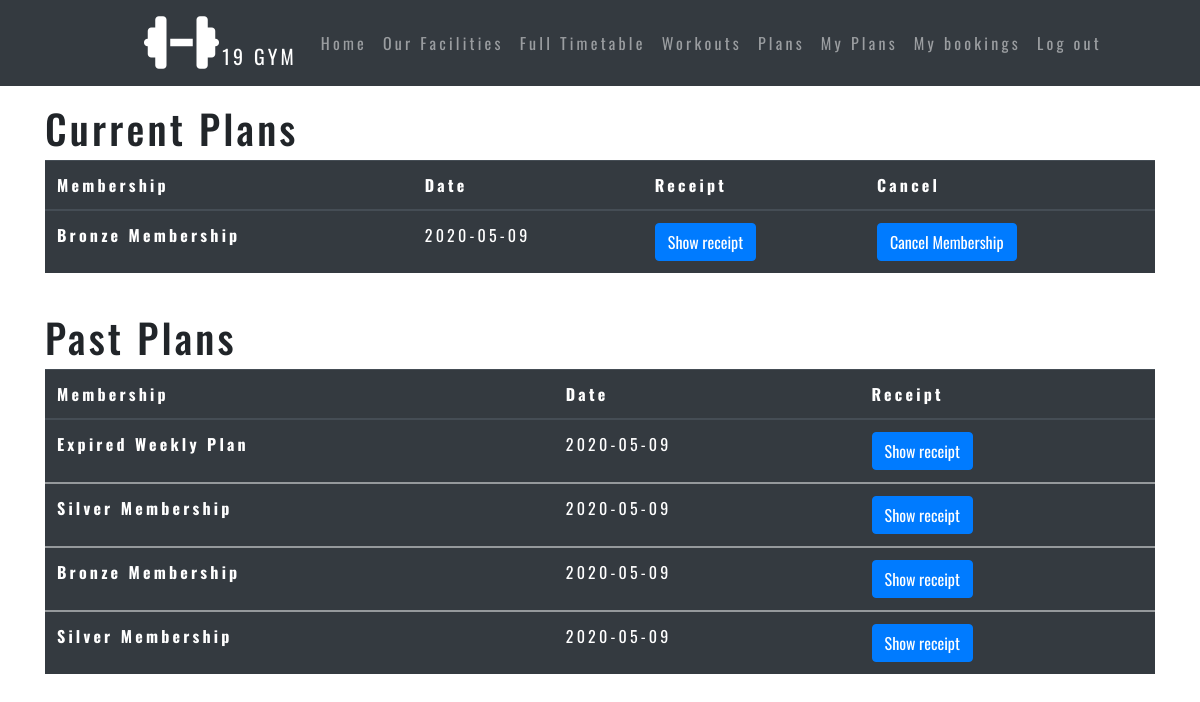
Page /planreceipts (signed in) on the committed database.
### app/models.py (models this page shows)
class Receipt(db.Model):
    id = db.Column(db.Integer(), primary_key=True)
    type =db.Column(db.String(25))
    price = db.Column(db.Float())
    dateOfPurchase = db.Column(db.DateTime, index=True, default=datetime.utcnow)
    customerId = db.Column(db.Integer, db.ForeignKey('user.id'))
    bookingId = db.Column(db.Integer, db.ForeignKey('booking.id'))
    booking = db.relationship("Booking", back_populates="receipt")

### app/views.py (the view, shortened to what this page needs)
@app.route('/planreceipts', methods=['GET','POST'])
@login_required(role="Customer")
def planreceipts():
        user=models.User.query.filter_by(id=current_user.id).first()
        print(user.plan)
        currentPlan=models.Receipt.query.filter_by(customerId=current_user.id,type=user.plan).order_by(models.Receipt.dateOfPurchase.desc()).first()
        currentWeek=models.Receipt.query.filter_by(customerId=current_user.id,type="Weekly Plan").order_by(models.Receipt.dateOfPurchase.desc())
        for i in currentWeek:
            if i.dateOfPurchase+timedelta(8)<datetime.now():
                i.type="Expired Weekly Plan"
        print(currentPlan)
        receipts=models.Receipt.query.filter_by(customerId=current_user.id).order_by(models.Receipt.dateOfPurchase.desc())
        return render_template('planreceipts.html' ,  date =datetime.today(),user=user,receipts=receipts,currentPlan=currentPlan,currentWeek=currentWeek)

### app/models.py (called while the page is built)
@login.user_loader
def load_user(id):
    return User.query.get(int(id))

### app/views.py (called while the page is built)
def login_required(role="ANY"):
    def wrapper(fn):
        @wraps(fn)
        def decorated_view(*args, **kwargs):
            if not current_user.is_authenticated:
                print("user not authenticated")
                return abort(403)
            urole = login
            if ( (current_user.role != role) and (role != "ANY")):
                print("invalid user")
                return abort(403)
            return fn(*args, **kwargs)
        return decorated_view
    return wrapper

### app/templates/planreceipts.html (shortened to what this page needs)
{%extends "layout.html" %}
{%block content%}
<br />
<h1>Current Plans</h1>
{% if user.plan == "No Plan" %}
You currently don't have a membership plan
<form action="{{ url_for('plans') }}" method="post">
    <input type="hidden" name="csrf_token" value="{{ csrf_token() }}" />
  <input type="submit" class = "btn btn-primary" value="Purchase a plan">
</form>
{% else %}
  <table class="table table-dark">
    <thead>
      <tr>
        <th scope="col">Membership</th>
        <th scope="col">Date</th>
        <th scope="col">Receipt</th>
          <th scope="col">Cancel</th>
      </tr>
    </thead>
    <tbody>
      <tr>
        <th scope="row">{{currentPlan.type}}</th>
        <td>{{currentPlan.dateOfPurchase.strftime("%Y-%m-%d")}}</td>
                <td><form action="{{ url_for('planreceipts') }}" method="post">
                  <input type="submit" class = "btn btn-primary" value="Show receipt">
                </form>
              </td>
              <td><form action="{{ url_for('cancel') }}" method="post">
                <input type="submit" class = "btn btn-primary" value="Cancel Membership">
              </form>
            </td>
      </tr>
    </tbody>
{% endif %}
  </table>
<br />
<h1>Past Plans</h1>
<table class="table table-dark">
  <thead>
    <tr>
      <th scope="col">Membership</th>
      <th scope="col">Date</th>
      <th scope="col">Receipt</th>
    </tr>
  </thead>
  {% for receipt in receipts %}
  {% if receipt.type!="Booking" %}
  {% if receipt.type!="Weekly Plan" %}
  {% if receipt.id!=currentPlan.id %}
  <tbody>
    <tr>
      <th scope="row">{{receipt.type}}</th>
      <td>{{receipt.dateOfPurchase.strftime("%Y-%m-%d")}}</td>
              <td><form action="{{ url_for('planreceipts') }}" method="post">
                <input type="submit" class = "btn btn-primary" value="Show receipt">
              </form></td>
              {% endif %}
  {% endif %}
    {% endif %}
    </tr>
  </tbody>
  {% endfor %}
</table>
{%endblock%}

### app/templates/layout.html (shortened to what this page needs)
<!DOCTYPE html>
<html>
<head>
  <link rel="stylesheet" type="text/css" href="{{ url_for('static',filename='style.css') }}">
  <link rel="stylesheet" href="https://stackpath.bootstrapcdn.com/bootstrap/4.4.1/css/bootstrap.min.css">
</head>
<body>
  <header class="site-header">
  <nav class="navbar navbar-expand-xl navbar-dark bg-dark fixed-top">
    <a class="navbar-brand" href="/"><i class="fas fa-dumbbell fa-3x mx-3x"></i>19 GYM<a>
  <div class="collapse navbar-collapse" id="navbarNavAltMarkup">
    <div class="navbar-nav">
      <a class="nav-item nav-link" href="/">Home<span class="sr-only">(current)</span></a>
      <a class="nav-item nav-link" href="/facilities">Our Facilities</a>
      {% if current_user.is_authenticated %}
      <a class="nav-item nav-link" href="{{ url_for('timetable',header='Full timetable') }}">Full Timetable</a>
      <a class="nav-item nav-link" href="/workout">Workouts</a>
      <a class="nav-item nav-link" href="/plans">Plans</a>
        <a class="nav-item nav-link" href="/planreceipts">My Plans</a>
      <a class="nav-item nav-link" href="/mybookings">My bookings</a>
      <a class="nav-item nav-link" href="/logout">Log out</a>
      {%endif%}
    </div>
  </div>
</nav>
  <main role="main" class="container">
    <div class="wrapper">
      {% block content %}{% endblock %}
    </div>
  </main>
  <br>
  <br>
  <br>
  <br>
  <br>
  </body>
</html>

### app/static/style.css (style rules this page uses)
* { box-sizing: border-box; }
:root { --Oswald:"Oswald",cursive; margin-top: 5rem; }
.site-header { font-family: var(--Oswald); }
.site-header .navbar-nav .nav-link { color: #cbd5db; }
body { background: #fafafa; color: #333333; font-family: var(--Oswald); letter-spacing: 0.2em; padding: 0px; }
header .nav-item:last-child { padding-right: 10.5em; }
header .nav-item { padding: 0.9em; }
header .navbar-brand { padding-left: 8rem; }

### rows in the picture
Receipt: type "Bronze Membership", dateOfPurchase "2020-05-09"
Receipt: type "Expired Weekly Plan", dateOfPurchase "2020-05-09"
Receipt: type "Silver Membership", dateOfPurchase "2020-05-09"
Receipt: type "Bronze Membership", dateOfPurchase "2020-05-09"
Receipt: type "Silver Membership", dateOfPurchase "2020-05-09"
